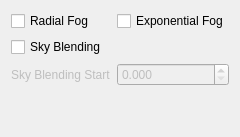
           <widget class="QWidget" name="fogTab">
            <attribute name="title">
             <string>Fog</string>
            </attribute>
            <layout class="QHBoxLayout" name="horizontalfogLayout">
             <item>
              <layout class="QGridLayout" name="fogLayout" columnstretch="0,0">
               <item row="0" column="1">
                <widget class="QCheckBox" name="exponentialFogCheckBox">
                 <property name="toolTip">
                  <string>&lt;html&gt;&lt;head/&gt;&lt;body&gt;&lt;p&gt;Use exponential fog formula. By default, linear fog is used.&lt;/p&gt;&lt;/body&gt;&lt;/html&gt;</string>
                 </property>
                 <property name="text">
                  <string>Exponential Fog</string>
                 </property>
                </widget>
               </item>
               <item row="2" column="1">
                <widget class="QDoubleSpinBox" name="skyBlendingStartComboBox">
                 <property name="enabled">
                  <bool>false</bool>
                 </property>
                 <property name="decimals">
                  <number>3</number>
                 </property>
                 <property name="minimum">
                  <double>0.000000000000000</double>
                 </property>
                 <property name="maximum">
                  <double>1.000000000000000</double>
                 </property>
                 <property name="singleStep">
                  <double>0.005000000000000</double>
                 </property>
                </widget>
               </item>
               <item row="4" column="1">
                <spacer name="verticalSpacer_13">
                 <property name="orientation">
                  <enum>Qt::Orientation::Vertical</enum>
                 </property>
                 <property name="sizeHint" stdset="0">
                  <size>
                   <width>20</width>
                   <height>40</height>
                  </size>
                 </property>
                </spacer>
               </item>
               <item row="0" column="0">
                <widget class="QCheckBox" name="radialFogCheckBox">
                 <property name="toolTip">
                  <string>&lt;html&gt;&lt;head/&gt;&lt;body&gt;&lt;p&gt;By default, the fog becomes thicker proportionally to your distance from the clipping plane set at the clipping distance, which causes distortion at the edges of the screen.
                    This setting makes the fog use the actual eye point distance (or so called Euclidean distance) to calculate the fog, which makes the fog look less artificial, especially if you have a wide FOV.&lt;/p&gt;&lt;/body&gt;&lt;/html&gt;</string>
                 </property>
                 <property name="text">
                  <string>Radial Fog</string>
                 </property>
                </widget>
               </item>
               <item row="2" column="0">
                <widget class="QLabel" name="skyBlendingStartLabel">
                 <property name="enabled">
                  <bool>false</bool>
                 </property>
                 <property name="toolTip">
                  <string>&lt;html&gt;&lt;head/&gt;&lt;body&gt;&lt;p&gt;The fraction of the maximum distance at which blending with the sky starts.&lt;/p&gt;&lt;/body&gt;&lt;/html&gt;</string>
                 </property>
                 <property name="text">
                  <string>Sky Blending Start</string>
                 </property>
                </widget>
               </item>
               <item row="1" column="0">
                <widget class="QCheckBox" name="skyBlendingCheckBox">
                 <property name="toolTip">
                  <string>&lt;html&gt;&lt;head/&gt;&lt;body&gt;&lt;p&gt;Reduce visibility of clipping plane by blending objects with the sky.&lt;/p&gt;&lt;/body&gt;&lt;/html&gt;</string>
                 </property>
                 <property name="text">
                  <string>Sky Blending</string>
                 </property>
                </widget>
               </item>
              </layout>
             </item>
            </layout>
           </widget>
